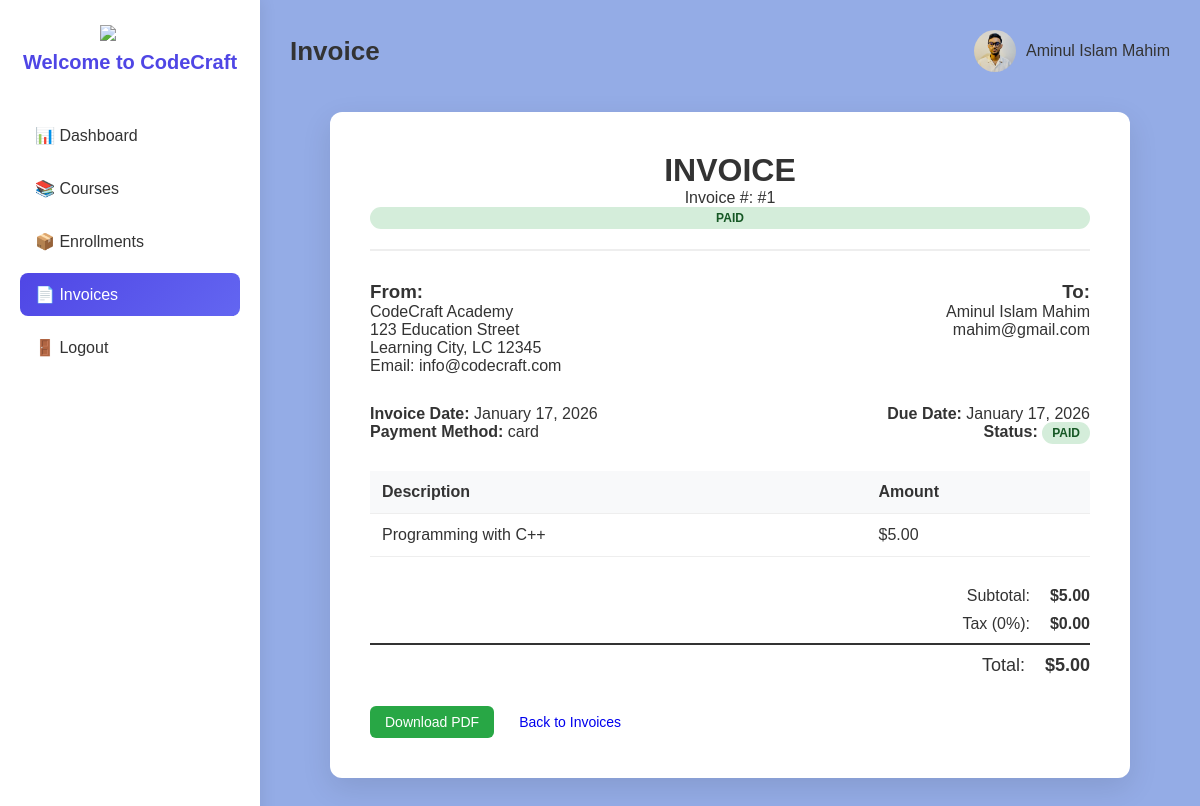
/app/controllers/studentController/viewInvoice.php?payment_id=1 (signed in), run on the app's committed database.
### tables this page shows
CREATE TABLE `payments` (
  `id` int(11) NOT NULL,
  `user_id` int(11) DEFAULT NULL,
  `course_id` int(11) DEFAULT NULL,
  `amount` decimal(10,2) DEFAULT NULL,
  `payment_method` varchar(50) DEFAULT NULL,
  `payment_status` enum('success','failed') DEFAULT NULL,
  `paid_at` timestamp NOT NULL DEFAULT current_timestamp()
);

CREATE TABLE `users` (
  `id` int(11) NOT NULL,
  `full_name` varchar(100) NOT NULL,
  `email` varchar(100) NOT NULL,
  `password` varchar(255) NOT NULL,
  `avatar` varchar(255) DEFAULT 'default.png',
  `role` enum('student','instructor','admin') DEFAULT 'student',
  `created_at` timestamp NOT NULL DEFAULT current_timestamp()
);

CREATE TABLE `courses` (
  `id` int(11) NOT NULL,
  `title` varchar(200) NOT NULL,
  `description` text DEFAULT NULL,
  `category_id` int(11) DEFAULT NULL,
  `instructor_id` int(11) DEFAULT NULL,
  `course_image` varchar(255) DEFAULT 'default-course.png',
  `difficulty` enum('Beginner','Intermediate','Advanced') DEFAULT NULL,
  `duration` varchar(50) DEFAULT NULL,
  `price` decimal(10,2) DEFAULT 0.00,
  `rating` float DEFAULT 0,
  `created_at` timestamp NOT NULL DEFAULT current_timestamp()
);

### app/helpers/asset_helper.php (called while the page is built, shortened)
<?php
function css_url($file) {
    return CSS_URL . '/' . $file;
}
function img_url($file) {
    return IMAGES_URL . '/' . $file;
}
function controller_url($path) {
    return CONTROLLERS_URL . '/' . ltrim($path, '/');
}

### app/models/paymentModel.php (called while the page is built, shortened)
<?php
function generateInvoice($paymentId) {
    $con = getConnection();
    $paymentId = (int)$paymentId;
    $sql = "SELECT p.*, c.title as course_title, c.description as course_description,
                 u.full_name as user_name, u.email as user_email
            FROM payments p
            JOIN courses c ON p.course_id = c.id
            JOIN users u ON p.user_id = u.id
            WHERE p.id = $paymentId";
    $result = mysqli_query($con, $sql);
    if ($result && mysqli_num_rows($result) == 1) {
        return mysqli_fetch_assoc($result);
    } else {
        return false;
    }
}

### app/controllers/studentController/viewInvoice.php (the view, shortened to what this page needs)
<?php
require_once __DIR__ . '/../../helpers/asset_helper.php';
require_once __DIR__ . '/../../models/paymentModel.php';
function getAvatarPath($avatarFilename)
{
    $avatar = $avatarFilename ?? 'default.png';
    return UPLOADS_URL . '/users/avatars/' . htmlspecialchars($avatar);
}
$paymentId = $_GET['payment_id'] ?? 0;
$invoice = generateInvoice($paymentId);
?>
<!DOCTYPE html>
<html lang="en">
<head>
    <link rel="stylesheet" href="<?php echo css_url('student.css'); ?>">
</head>
<body>
    <div class="admin-container">
        <aside class="sidebar">
            <img src="<?php echo img_url('logo.png'); ?>" class="brand-logo">
            <h2 class="logo">Welcome to CodeCraft</h2>
            <ul class="menu">
                <li>
                    <a href="<?php echo controller_url('studentController/dashboard.php'); ?>">📊 Dashboard</a>
                </li>
                <li>
                    <a href="<?php echo controller_url('studentController/dashboard.php#courses'); ?>">📚 Courses</a>
                </li>
                <li>
                    <a href="<?php echo controller_url('studentController/dashboard.php#enrollments'); ?>">📦 Enrollments</a>
                </li>
                <li class="active">
                    <a href="<?php echo controller_url('studentController/invoices.php'); ?>">📄 Invoices</a>
                </li>
                <li>
                    <a href="<?php echo controller_url('logout.php'); ?>">🚪 Logout</a>
                </li>
            </ul>
        </aside>
        <main class="main">
            <header class="topbar">
                <h1>Invoice</h1>
                <div class="student-info">
                    <img src="<?php echo getAvatarPath($_SESSION['avatar'] ?? null); ?>"
                         alt="<?php echo htmlspecialchars($_SESSION['full_name'] ?? 'User'); ?> Avatar"
                         class="user-avatar"
                         onerror="this.onerror=null; this.src='<?php echo getAvatarPath('default.png'); ?>';">
                    <span><?php echo htmlspecialchars($_SESSION['full_name'] ?? 'student'); ?></span>
                </div>
            </header>
            <div class="invoice-container">
                <div class="invoice-header">
                    <h1>INVOICE</h1>
                    <p>Invoice #: #<?php echo $invoice['id']; ?></p>
                    <div class="invoice-status status-paid">PAID</div>
                </div>
                <div class="invoice-details">
                    <div class="invoice-from">
                        <h3>From:</h3>
                        <p>CodeCraft Academy</p>
                        <p>123 Education Street</p>
                        <p>Learning City, LC 12345</p>
                        <p>Email: info@codecraft.com</p>
                    </div>
                    <div class="invoice-to">
                        <h3>To:</h3>
                        <p><?php echo htmlspecialchars($invoice['user_name']); ?></p>
                        <p><?php echo htmlspecialchars($invoice['user_email']); ?></p>
                    </div>
                </div>
                <div class="invoice-info">
                    <div style="display: flex; justify-content: space-between;">
                        <div>
                            <p><strong>Invoice Date:</strong> <?php echo date('F j, Y', strtotime($invoice['paid_at'])); ?></p>
                            <p><strong>Payment Method:</strong> <?php echo htmlspecialchars($invoice['payment_method']); ?></p>
                        </div>
                        <div style="text-align: right;">
                            <p><strong>Due Date:</strong> <?php echo date('F j, Y', strtotime($invoice['paid_at'])); ?></p>
                            <p><strong>Status:</strong> <span class="invoice-status status-paid">PAID</span></p>
                        </div>
                    </div>
                </div>
                <table class="invoice-table">
                    <thead>
                        <tr>
                            <th>Description</th>
                            <th>Amount</th>
                        </tr>
                    </thead>
                    <tbody>
                        <tr>
                            <td><?php echo htmlspecialchars($invoice['course_title']); ?></td>
                            <td>$<?php echo number_format($invoice['amount'], 2); ?></td>
                        </tr>
                    </tbody>
                </table>
                <div class="invoice-summary">
                    <div class="summary-row">
                        <div class="summary-label">Subtotal:</div>
                        <div class="summary-value">$<?php echo number_format($invoice['amount'], 2); ?></div>
                    </div>
                    <div class="summary-row">
                        <div class="summary-label">Tax (0%):</div>
                        <div class="summary-value">$0.00</div>
                    </div>
                    <div class="summary-row total-row">
                        <div class="summary-label">Total:</div>
                        <div class="summary-value">$<?php echo number_format($invoice['amount'], 2); ?></div>
                    </div>
                </div>
                <div class="invoice-actions">
                    <a href="<?php echo controller_url('studentController/downloadInvoice.php?payment_id=' . $invoice['id']); ?>" class="invoice-btn download-btn">Download PDF</a>
                    <a href="<?php echo controller_url('studentController/invoices.php'); ?>" class="invoice-btn back-btn">Back to Invoices</a>
                </div>
            </div>
        </main>
    </div>
</body>
</html>

### app/assets/css/student.css (style rules this page uses)
* { margin: 0; padding: 0; box-sizing: border-box; font-family: "Poppins", sans-serif; }
body { background: #94ace6; color: #333; }
.admin-container { display: flex; min-height: 100vh; }
.sidebar { width: 260px; background: #ffffff; padding: 25px 20px; box-shadow: 2px 0 15px rgba(0,0,0,0.08); position: fixed; height: 100%; }
.brand-logo { width: 60px; display: block; margin: 0 auto 10px; }
.logo { text-align: center; font-size: 20px; margin-bottom: 40px; color: #4f46e5; }
.menu { list-style: none; }
.menu li { margin-bottom: 10px; border-radius: 8px; }
.menu a { display: block; padding: 12px 15px; text-decoration: none; font-size: 16px; color: #333; transition: 0.3s; }
.menu li:hover a, .menu li.active a { background: linear-gradient(135deg, #4f46e5, #6366f1); color: #fff; border-radius: 8px; }
.main { margin-left: 260px; padding: 30px; width: calc(100% - 260px); }
.topbar { display: flex; justify-content: space-between; align-items: center; margin-bottom: 25px; }
.topbar h1 { font-size: 26px; font-weight: 600; }
.student-info { display: flex; align-items: center; gap: 10px; }
.user-avatar { width: 42px; height: 42px; border-radius: 50%; object-fit: cover; }
.invoice-info { flex: 1; }
.invoice-actions { display: flex; gap: 10px; }
.invoice-btn { padding: 8px 15px; border: none; border-radius: 6px; cursor: pointer; text-decoration: none; font-size: 14px; display: inline-block; }
.download-btn { background: #28a745; color: white; }
.invoice-status { padding: 4px 10px; border-radius: 20px; font-size: 12px; font-weight: bold; }
.invoice-container { max-width: 800px; margin: 40px auto; padding: 40px; background: white; border-radius: 12px; box-shadow: 0 10px 30px rgba(0,0,0,0.1); }
.invoice-header { text-align: center; margin-bottom: 30px; padding-bottom: 20px; border-bottom: 2px solid #eee; }
.invoice-details { display: flex; justify-content: space-between; margin-bottom: 30px; }
.invoice-from, .invoice-to { flex: 1; }
.invoice-to { text-align: right; }
.invoice-info { margin-bottom: 30px; }
.invoice-table { width: 100%; border-collapse: collapse; margin-bottom: 30px; }
.invoice-table th, .invoice-table td { padding: 12px; text-align: left; border-bottom: 1px solid #eee; }
.invoice-table th { background-color: #f8f9fa; font-weight: bold; }
.invoice-summary { text-align: right; margin-bottom: 30px; }
.summary-row { display: flex; justify-content: flex-end; margin-bottom: 10px; }
.summary-label { width: 150px; margin-right: 20px; }
.summary-value { font-weight: bold; }
.total-row { font-size: 18px; border-top: 2px solid #333; padding-top: 10px; }
.status-paid { background: #d4edda; color: #155724; }
.invoice-actions { text-align: center; margin-top: 30px; }

### data on the page
payments: id "1", user.full_name "Aminul Islam Mahim", user.email "mahim@gmail.com", paid_at "January 17, 2026", payment_method "card", course.title "Programming with C++", amount "5.00"

### other printed values
$_SESSION['full_name'] "Aminul Islam Mahim"
